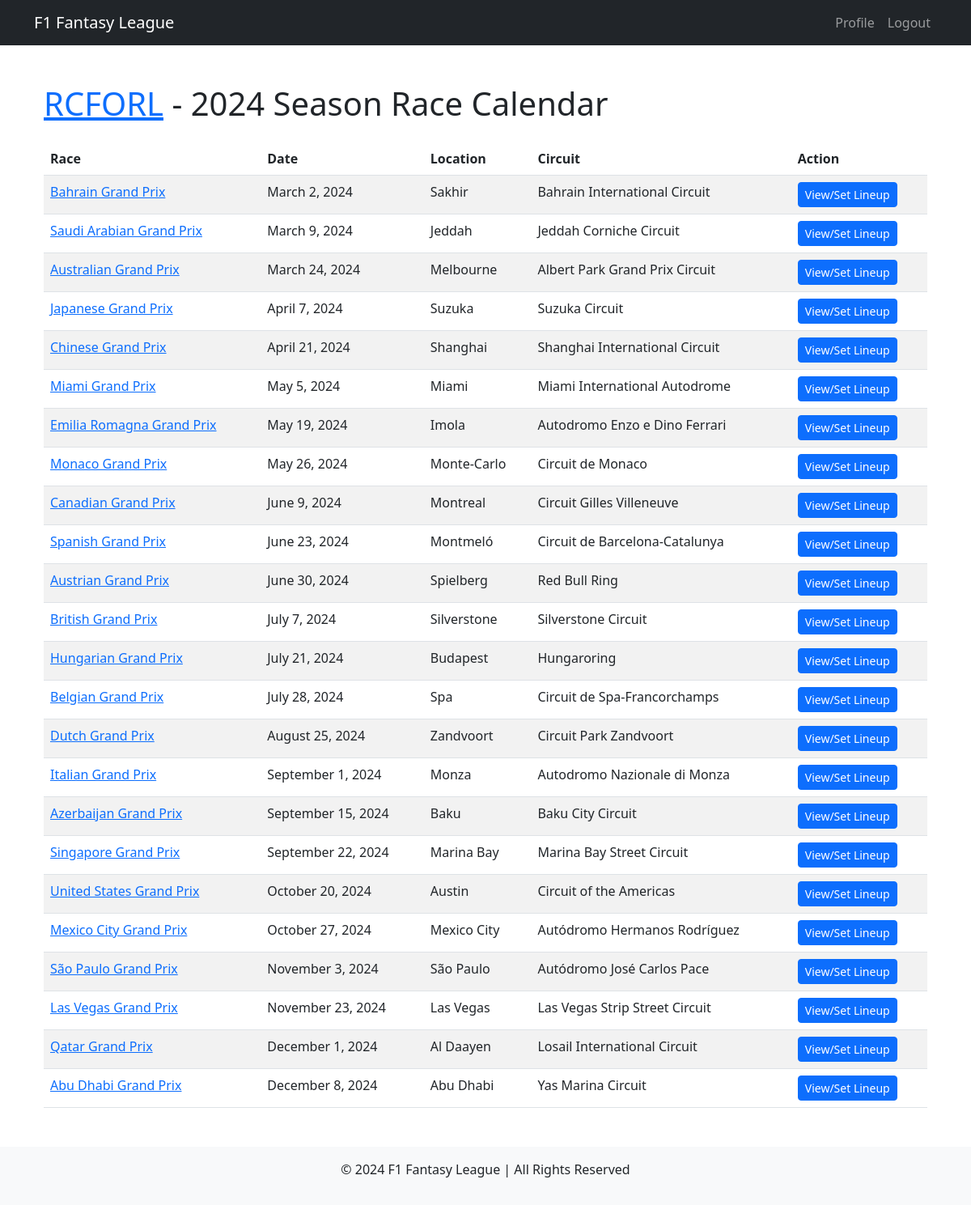
Page /league/1/race-calendar/ (signed in) on the committed database.
### league/models.py (models this page shows, shortened)
class League(models.Model):
    name = models.CharField(max_length=100)
    season = models.IntegerField()
    users = models.ManyToManyField(User, related_name="leagues")  # New field for users in a league

class RaceTemplate(models.Model):
    name = models.CharField(max_length=100)
    date = models.DateField()
    location = models.CharField(max_length=100)
    season = models.IntegerField(default=2024)  # For example, the 2024 season
    round = models.IntegerField()  # The round of the race in the season
    circuit = models.CharField(max_length=300, blank=True, null=True)
    class Meta:
        unique_together = ('season', 'round')  # Ensures unique race templates per season and round

### league/views.py (the view)
# urls.py: path('league/<int:league_id>/race-calendar/', views.race_calendar_view, name='race_calendar'),
@login_required
def race_calendar_view(request, league_id):
    league = get_object_or_404(League, id=league_id)
    race_templates = RaceTemplate.objects.filter(season=league.season).order_by('date')
    team = Team.objects.filter(user=request.user, league=league).first()
    races = [
        {
            'template': template,
            'race': Race.objects.filter(league=league, template=template).first()
        }
        for template in race_templates
    ]
    return render(request, 'league/race_calendar.html', {
        'league': league,
        'races': races,
        'team': team,
    })

### league/templates/league/race_calendar.html (shortened to what this page needs)
{% extends 'league/base.html' %}
{% block content %}
<div class="container mt-4">
    <h1><a href="{% url 'league' league.id %}">{{ league.name }}</a> - {{ league.season }} Season Race Calendar</h1>
    <table class="table table-striped mt-4">
        <thead>
            <tr>
                <th>Race</th>
                <th>Date</th>
                <th>Location</th>
                <th>Circuit</th>
                {% if user.is_authenticated %}
                    <th>Action</th>
                {% endif %}
            </tr>
        </thead>
        <tbody>
            {% for race_info in races %}
                <tr>
                    <td><a href="">
                        {{ race_info.template.name }}
                    </a></td>
                    <td>{{ race_info.template.date|date:"F j, Y" }}</td>
                    <td>{{ race_info.template.location }}</td>
                    <td>{{ race_info.template.circuit }}</td>
                    {% if user.is_authenticated and team and race_info.race %}
                        <td>
                            <a href="{% url 'race_selection' league_id=league.id team_id=team.id pk=race_info.race.id %}" class="btn btn-primary btn-sm">View/Set Lineup</a>
                        </td>
                    {% else %}
                        <td>Race not available</td>
                    {% endif %}
                </tr>
            {% endfor %}
        </tbody>
    </table>
</div>
{% endblock %}

### rows in the picture
League: name "RCFORL", season "2024"
RaceTemplate: template.name "Bahrain Grand Prix", template "March 2, 2024", template.location "Sakhir", template.circuit "Bahrain International Circuit"
RaceTemplate: template.name "Saudi Arabian Grand Prix", template "March 9, 2024", template.location "Jeddah", template.circuit "Jeddah Corniche Circuit"
RaceTemplate: template.name "Australian Grand Prix", template "March 24, 2024", template.location "Melbourne", template.circuit "Albert Park Grand Prix Circuit"
RaceTemplate: template.name "Japanese Grand Prix", template "April 7, 2024", template.location "Suzuka", template.circuit "Suzuka Circuit"
RaceTemplate: template.name "Chinese Grand Prix", template "April 21, 2024", template.location "Shanghai", template.circuit "Shanghai International Circuit"
RaceTemplate: template.name "Miami Grand Prix", template "May 5, 2024", template.location "Miami", template.circuit "Miami International Autodrome"
RaceTemplate: template.name "Emilia Romagna Grand Prix", template "May 19, 2024", template.location "Imola", template.circuit "Autodromo Enzo e Dino Ferrari"
RaceTemplate: template.name "Monaco Grand Prix", template "May 26, 2024", template.location "Monte-Carlo", template.circuit "Circuit de Monaco"
RaceTemplate: template.name "Canadian Grand Prix", template "June 9, 2024", template.location "Montreal", template.circuit "Circuit Gilles Villeneuve"
RaceTemplate: template.name "Spanish Grand Prix", template "June 23, 2024", template.location "Montmeló", template.circuit "Circuit de Barcelona-Catalunya"
RaceTemplate: template.name "Austrian Grand Prix", template "June 30, 2024", template.location "Spielberg", template.circuit "Red Bull Ring"
RaceTemplate: template.name "British Grand Prix", template "July 7, 2024", template.location "Silverstone", template.circuit "Silverstone Circuit"
RaceTemplate: template.name "Hungarian Grand Prix", template "July 21, 2024", template.location "Budapest", template.circuit "Hungaroring"
RaceTemplate: template.name "Belgian Grand Prix", template "July 28, 2024", template.location "Spa", template.circuit "Circuit de Spa-Francorchamps"
RaceTemplate: template.name "Dutch Grand Prix", template "August 25, 2024", template.location "Zandvoort", template.circuit "Circuit Park Zandvoort"
RaceTemplate: template.name "Italian Grand Prix", template "September 1, 2024", template.location "Monza", template.circuit "Autodromo Nazionale di Monza"
RaceTemplate: template.name "Azerbaijan Grand Prix", template "September 15, 2024", template.location "Baku", template.circuit "Baku City Circuit"
RaceTemplate: template.name "Singapore Grand Prix", template "September 22, 2024", template.location "Marina Bay", template.circuit "Marina Bay Street Circuit"
RaceTemplate: template.name "United States Grand Prix", template "October 20, 2024", template.location "Austin", template.circuit "Circuit of the Americas"
RaceTemplate: template.name "Mexico City Grand Prix", template "October 27, 2024", template.location "Mexico City", template.circuit "Autódromo Hermanos Rodríguez"
RaceTemplate: template.name "São Paulo Grand Prix", template "November 3, 2024", template.location "São Paulo", template.circuit "Autódromo José Carlos Pace"
RaceTemplate: template.name "Las Vegas Grand Prix", template "November 23, 2024", template.location "Las Vegas", template.circuit "Las Vegas Strip Street Circuit"
RaceTemplate: template.name "Qatar Grand Prix", template "December 1, 2024", template.location "Al Daayen", template.circuit "Losail International Circuit"
RaceTemplate: template.name "Abu Dhabi Grand Prix", template "December 8, 2024", template.location "Abu Dhabi", template.circuit "Yas Marina Circuit"
